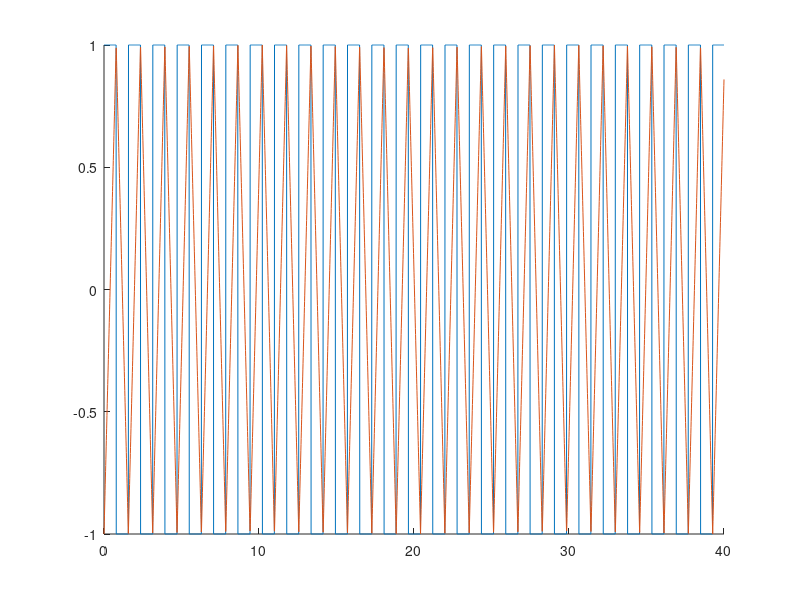

Here is the MATLAB script that generated this plot: (Note: this script raises an error after producing the figure.)
clear;clc;
m = load("memristanceValues.txt");
v = load('voltageValues.txt');
m = m';
v = v';


plot(m(:,2),m(:,1));





%% square and triangular wave generation
clear;clc;clf;
dt=0.01; T = 40;
t = 0:dt:T;
square = square(t*4);
triangle = sawtooth(t*4,0.5);

hold on
plot(t,square)
plot(t,triangle)
hold off

M_square = zeros(length(t),2);
M_triangle= zeros(length(t),2);
M_square(:,2) = square;
M_triangle(:,2) = triangle;
M_square(:,1) = t;
M_triangle(:,1) = t;
dlmwrite('squareWave-20_0.01.txt',M_square, ' ')
dlmwrite('TriangleWave-20_0.01.txt',M_triangle, ' ')

%% Test of dataset
load('dataset.csv')

%% temp code 2

T = 10*(1/50);
Fs = 1000;
dt = 1/Fs;
t = 0:dt:T-dt;
x = sawtooth(2*pi*50*t,0.5);
plot(t,x)

plot(t,x)
grid on
